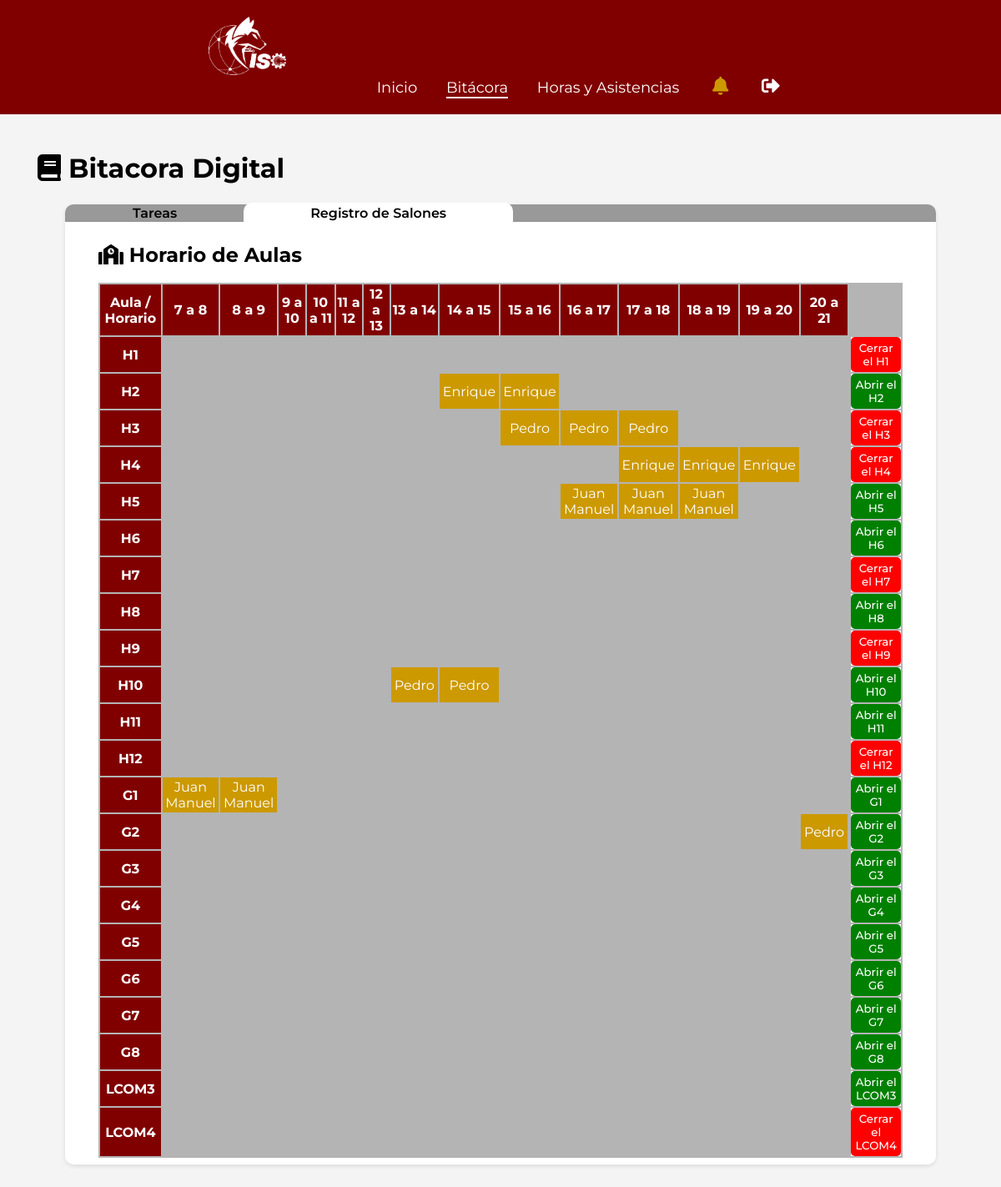
/bitacorah.php (signed in), run on the app's committed database.
### tables this page shows
CREATE TABLE `aulas` (
  `id_aula` int(5) NOT NULL,
  `aula` varchar(5) DEFAULT NULL,
  `tipo` varchar(50) DEFAULT NULL,
  `estado` varchar(255) DEFAULT NULL,
  `clima` varchar(255) DEFAULT NULL
);

CREATE TABLE `lunes` (
  `id` int(5) NOT NULL,
  `aula` int(5) DEFAULT NULL,
  `maestro` int(5) DEFAULT NULL,
  `clima` varchar(255) DEFAULT NULL,
  `hora` int(11) DEFAULT NULL
);

CREATE TABLE `docentes` (
  `id_docente` int(5) NOT NULL,
  `nombres` varchar(255) DEFAULT NULL,
  `apellidos` varchar(255) DEFAULT NULL,
  `jefatura` varchar(255) DEFAULT NULL
);

### bitacorah.php (the view, shortened to what this page needs)
<!DOCTYPE html>
<html lang="es">
<head>
    <link rel="stylesheet" type="text/css" href="admin_panel.css">
    <link rel="stylesheet" href="https://cdnjs.cloudflare.com/ajax/libs/font-awesome/5.15.4/css/all.min.css"/>
</head>
<body>
    <header class="admin-header">
        <div class="logo-nav">
            <img src="img/Fondo.png" alt="">
        </div>
        <nav class="admin-nav">
            <ul>
                <li><a href="admin_panel.php">Inicio</a></li>
                <li><a href="bitacorat.php" class="selected">Bitácora</a></li>
                <li><a href="horas_asistencias.php">Horas y Asistencias</a></li>
                <li><a href="" class="noti"><i class="fas fa-bell"></i></a></li>
                <li><a href="salir.php" class="salir"><i class="fas fa-sign-out-alt"></i></a></li>
            </ul>
        </nav>
    </header>
    <main class="admin-main">
        <section class="dashboard-overview">
            <h2 class="tt_paginas"><i class="fas fa-book"></i> Bitacora Digital</h2>
            <br>
            <div class="dashboard-widgets">
                <div class="widget-tt">
                    <a href="bitacorat.php">Tareas</a><a href="bitacorah.php"  class="position">Registro de Salones</a>
                </div>
                <div class="widget">
                    <h1><i class="fas fa-school"></i> Horario de Aulas</h1>
                    <br>
                    <table class="tabla_horarios">
                        <?php date_default_timezone_set('America/Mexico_City');
                            $dia_semana_ingles = array(
                                'Monday' => 'lunes',
                                'Tuesday' => 'martes',
                                'Wednesday' => 'miercoles',
                                'Thursday' => 'jueves',
                                'Friday' => 'viernes',
                                'Saturday' => 'sabado',
                                'Sunday' => 'domingo'
                            );
                            $dia_semana = $dia_semana_ingles[date("l")];
                            ?>
                        <tr>
                            <th class="table_tt">Aula / Horario</th>
                            <?php for ($i=6; $i<20; $i++){?>
                            <th class="table_tt"><?php echo $i + 1; ?> a <?php echo $i + 2; ?></th>
                            <?php }?>
                        </tr>
                        <?php require "admin/conexion.php";
                            $todos_datos = "SELECT * FROM aulas ORDER BY id_aula ASC";
                            $resultado_aulas = mysqli_query($conectar, $todos_datos);
                            while ($fila_aula = mysqli_fetch_assoc($resultado_aulas)) {
                                ?>
                                <tr>
                                    <td class="table_tt"><?php echo $fila_aula['aula']; ?></td>
                                    <?php
                                        for ($i = 6; $i < 21; $i++) {
                                            if ($dia_semana == "domingo" || $dia_semana == "sabado") {
                                                echo "<td></td>";
                                            } else {
                                                $hora = $i + 1;
                                                $aula = $fila_aula['id_aula'];
                                                $todos_maestros = "SELECT * FROM $dia_semana
                                                INNER JOIN docentes ON $dia_semana.maestro = docentes.id_docente
                                                WHERE hora = $hora AND aula = $aula";
                                                $resultado_maestros = mysqli_query($conectar, $todos_maestros);
                                            }
                                            if ($resultado_maestros && $fila_horario = mysqli_fetch_assoc($resultado_maestros)) { ?>
                                                <td class="seleccion"> <?php echo $fila_horario["nombres"] ?></td>
                                            <?php  } else {
                                                echo "<td></td>";
                                            }
                                        }
                                        ?>
                                        <td class="funcion">
                                            <?php
                                            $aula_c = $fila_aula["aula"];
                                            $todos_actualizar = "SELECT * FROM aulas WHERE aula = '$aula_c'";
                                            $resultado_actualizar = mysqli_query($conectar, $todos_actualizar);
                                            $fila_actualizar = mysqli_fetch_assoc($resultado_actualizar);
                                            $estado = $fila_actualizar["estado"];
                                            if ($estado == "abierto" || $estado == ""){
                                            ?>
                                                <form action="actualizar_estado.php" method="post" class="abierto">
                                                    <button type="submit">Cerrar el <?php echo $fila_actualizar["aula"]?></button>
                                                </form>
                                            <?php } else {?>
                                                <form action="actualizar_estado.php " class="cerrado" method="post">
                                                    <button type="submit">Abrir el <?php echo $fila_actualizar["aula"] ?></button>
                                                </form>
                                            <?php }?>
                                        </td>
                                </tr>
                            <?php
                            } ?>
                    </table>
                </div>
            </div>
        </section>
    </main>
</body>
</html>

### admin_panel.css (style rules this page uses)
* { margin: 0; padding: 0; box-sizing: border-box; font-family: 'Montserrat', sans-serif; }
:root { --color1: #800000; --color2: #c90; --color3: #999999; }
body { background-color: #f4f4f4; }
.admin-header { background-color: var(--color1); color: #fff; padding: 20px; text-align: center; }
.admin-nav { width: 700px; display: inline-block; vertical-align: middle; text-align: right; font-size: 18px; }
.noti { margin: 5px; font-size: 22px; }
.salir { font-size: 22px; }
.admin-nav ul { list-style-type: none; padding: 0; }
.logo-nav { vertical-align: middle; text-align: left; height: 70px; width: 700px; display: inline-block; }
.logo-nav img { height: 100%; }
.admin-nav ul li { display: inline; margin: 0 15px; }
.admin-nav ul li a { color: #fff; text-decoration: none; }
.admin-main { padding: 20px; }
.dashboard-overview { margin-top: 20px; }
.widget { background-color: #fff; padding: 25px 40px; margin: auto; border-radius: 0 0 10px 10px; box-shadow: 0 2px 5px rgba(0, 0, 0, 0.1); max-width: 90%; overflow: auto; height: 60vh; }
.widget-tt { background-color: #999999; border-radius: 10px 10px 0 0; padding: 1px; margin: auto; box-shadow: 0 2px 5px rgba(0, 0, 0, 0.1); max-width: 90%; }
.widget-tt a { border-radius: 10px 10px 0 0; padding: 3px 80px; text-decoration: none; color: black; font-weight: 600; }
.position { background-color: #fff; }
.tt_paginas { padding: 5px 25px; font-size: 32px; }
.funcion { background-color: white; }
.selected { border-bottom: #fff 2px solid; }
.widget button { color: white; background-color: var(--color2); padding: 5px; border: none; border-radius: 5px; }
.noti i { color: #c90; }
.seleccion { background-color: var(--color2); color: white; }
.table_tt { background-color: var(--color1); color: white; width: 140px; font-weight: bold; text-align: center; padding: 2px; }
.tabla_horarios { background-color: rgb(180, 180, 180); text-align: center; }
.abierto button { background-color: red; color: white; border: none; font-weight: 500; }
.cerrado button { background-color: green; color: white; border: none; font-weight: 500; }

### data on the page
aulas: aula "H1"
aulas: aula "H2"
lunes: maestro.nombres "Enrique"
lunes: maestro.nombres "Enrique"
aulas: aula "H3"
lunes: maestro.nombres "Pedro"
lunes: maestro.nombres "Pedro"
lunes: maestro.nombres "Pedro"
aulas: aula "H4"
lunes: maestro.nombres "Enrique"
lunes: maestro.nombres "Enrique"
lunes: maestro.nombres "Enrique"
aulas: aula "H5"
lunes: maestro.nombres "Juan Manuel"
lunes: maestro.nombres "Juan Manuel"
lunes: maestro.nombres "Juan Manuel"
aulas: aula "H6"
aulas: aula "H7"
aulas: aula "H8"
aulas: aula "H9"
aulas: aula "H10"
lunes: maestro.nombres "Pedro"
lunes: maestro.nombres "Pedro"
aulas: aula "H11"
aulas: aula "H12"
aulas: aula "G1"
lunes: maestro.nombres "Juan Manuel"
lunes: maestro.nombres "Juan Manuel"
aulas: aula "G2"
lunes: maestro.nombres "Pedro"
aulas: aula "G3"
aulas: aula "G4"
aulas: aula "G5"
aulas: aula "G6"
aulas: aula "G7"
aulas: aula "G8"
aulas: aula "LCOM3"
aulas: aula "LCOM4"
